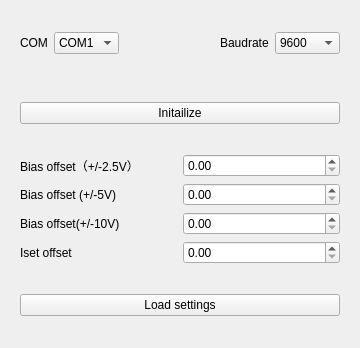
<?xml version="1.0" encoding="UTF-8"?>
<ui version="4.0">
 <class>Setting</class>
 <widget class="QWidget" name="Setting">
  <property name="windowModality">
   <enum>Qt::ApplicationModal</enum>
  </property>
  <property name="geometry">
   <rect>
    <x>0</x>
    <y>0</y>
    <width>360</width>
    <height>348</height>
   </rect>
  </property>
  <property name="sizePolicy">
   <sizepolicy hsizetype="Minimum" vsizetype="Minimum">
    <horstretch>0</horstretch>
    <verstretch>0</verstretch>
   </sizepolicy>
  </property>
  <property name="minimumSize">
   <size>
    <width>360</width>
    <height>220</height>
   </size>
  </property>
  <property name="windowTitle">
   <string>Setting</string>
  </property>
  <property name="windowIcon">
   <iconset resource="logo.qrc">
    <normaloff>:/menuIcon/settingiconblack.png</normaloff>:/menuIcon/settingiconblack.png</iconset>
  </property>
  <layout class="QGridLayout" name="gridLayout">
   <item row="4" column="0">
    <widget class="QWidget" name="widget_5" native="true">
     <layout class="QGridLayout" name="gridLayout_2">
      <property name="leftMargin">
       <number>0</number>
      </property>
      <property name="topMargin">
       <number>0</number>
      </property>
      <property name="rightMargin">
       <number>0</number>
      </property>
      <property name="bottomMargin">
       <number>0</number>
      </property>
      <property name="horizontalSpacing">
       <number>0</number>
      </property>
      <property name="verticalSpacing">
       <number>6</number>
      </property>
      <item row="3" column="0">
       <widget class="QWidget" name="widget_3" native="true">
        <layout class="QGridLayout" name="gridLayout_5">
         <property name="topMargin">
          <number>3</number>
         </property>
         <property name="bottomMargin">
          <number>3</number>
         </property>
         <item row="0" column="0">
          <widget class="QPushButton" name="pushButton_2">
           <property name="text">
            <string>Load settings</string>
           </property>
          </widget>
         </item>
        </layout>
       </widget>
      </item>
      <item row="0" column="0">
       <widget class="QWidget" name="widget" native="true">
        <layout class="QGridLayout" name="gridLayout_6">
         <property name="topMargin">
          <number>3</number>
         </property>
         <property name="bottomMargin">
          <number>3</number>
         </property>
         <item row="0" column="3">
          <widget class="QLabel" name="label_2">
           <property name="text">
            <string>Baudrate</string>
           </property>
           <property name="alignment">
            <set>Qt::AlignLeading|Qt::AlignLeft|Qt::AlignVCenter</set>
           </property>
           <property name="margin">
            <number>0</number>
           </property>
           <property name="indent">
            <number>0</number>
           </property>
          </widget>
         </item>
         <item row="0" column="4">
          <widget class="QComboBox" name="comboBox_2">
           <property name="sizePolicy">
            <sizepolicy hsizetype="Minimum" vsizetype="Fixed">
             <horstretch>0</horstretch>
             <verstretch>0</verstretch>
            </sizepolicy>
           </property>
           <item>
            <property name="text">
             <string>9600</string>
            </property>
           </item>
           <item>
            <property name="text">
             <string>38400</string>
            </property>
           </item>
          </widget>
         </item>
         <item row="0" column="0">
          <widget class="QLabel" name="label">
           <property name="text">
            <string>COM</string>
           </property>
           <property name="alignment">
            <set>Qt::AlignLeading|Qt::AlignLeft|Qt::AlignVCenter</set>
           </property>
           <property name="margin">
            <number>0</number>
           </property>
           <property name="indent">
            <number>0</number>
           </property>
          </widget>
         </item>
         <item row="0" column="1">
          <widget class="QComboBox" name="comboBox">
           <property name="sizePolicy">
            <sizepolicy hsizetype="Minimum" vsizetype="Fixed">
             <horstretch>0</horstretch>
             <verstretch>0</verstretch>
            </sizepolicy>
           </property>
           <item>
            <property name="text">
             <string>COM1</string>
            </property>
           </item>
           <item>
            <property name="text">
             <string>COM2</string>
            </property>
           </item>
           <item>
            <property name="text">
             <string>COM3</string>
            </property>
           </item>
           <item>
            <property name="text">
             <string>COM4</string>
            </property>
           </item>
           <item>
            <property name="text">
             <string>COM5</string>
            </property>
           </item>
          </widget>
         </item>
         <item row="0" column="2">
          <spacer name="horizontalSpacer">
           <property name="orientation">
            <enum>Qt::Horizontal</enum>
           </property>
           <property name="sizeHint" stdset="0">
            <size>
             <width>40</width>
             <height>20</height>
            </size>
           </property>
          </spacer>
         </item>
        </layout>
       </widget>
      </item>
      <item row="1" column="0">
       <widget class="QWidget" name="widget_4" native="true">
        <property name="minimumSize">
         <size>
          <width>0</width>
          <height>0</height>
         </size>
        </property>
        <layout class="QGridLayout" name="gridLayout_3">
         <property name="topMargin">
          <number>3</number>
         </property>
         <property name="bottomMargin">
          <number>3</number>
         </property>
         <item row="0" column="0">
          <widget class="QPushButton" name="pushButton">
           <property name="font">
            <font>
             <weight>50</weight>
             <bold>false</bold>
            </font>
           </property>
           <property name="text">
            <string>Initailize</string>
           </property>
          </widget>
         </item>
        </layout>
       </widget>
      </item>
      <item row="2" column="0">
       <widget class="QWidget" name="widget_6" native="true">
        <property name="sizePolicy">
         <sizepolicy hsizetype="Preferred" vsizetype="Preferred">
          <horstretch>0</horstretch>
          <verstretch>0</verstretch>
         </sizepolicy>
        </property>
        <layout class="QGridLayout" name="gridLayout_4">
         <property name="topMargin">
          <number>3</number>
         </property>
         <property name="bottomMargin">
          <number>3</number>
         </property>
         <item row="0" column="0">
          <widget class="QLabel" name="label_3">
           <property name="sizePolicy">
            <sizepolicy hsizetype="Preferred" vsizetype="Preferred">
             <horstretch>0</horstretch>
             <verstretch>0</verstretch>
            </sizepolicy>
           </property>
           <property name="minimumSize">
            <size>
             <width>132</width>
             <height>0</height>
            </size>
           </property>
           <property name="font">
            <font>
             <pointsize>9</pointsize>
            </font>
           </property>
           <property name="text">
            <string>Bias offset（+/-2.5V）</string>
           </property>
          </widget>
         </item>
         <item row="0" column="1">
          <widget class="QDoubleSpinBox" name="doubleSpinBox">
           <property name="sizePolicy">
            <sizepolicy hsizetype="Minimum" vsizetype="Fixed">
             <horstretch>0</horstretch>
             <verstretch>0</verstretch>
            </sizepolicy>
           </property>
           <property name="minimumSize">
            <size>
             <width>0</width>
             <height>0</height>
            </size>
           </property>
           <property name="font">
            <font>
             <pointsize>9</pointsize>
            </font>
           </property>
          </widget>
         </item>
         <item row="1" column="0">
          <widget class="QLabel" name="label_4">
           <property name="sizePolicy">
            <sizepolicy hsizetype="Preferred" vsizetype="Preferred">
             <horstretch>0</horstretch>
             <verstretch>0</verstretch>
            </sizepolicy>
           </property>
           <property name="minimumSize">
            <size>
             <width>132</width>
             <height>0</height>
            </size>
           </property>
           <property name="font">
            <font>
             <pointsize>9</pointsize>
            </font>
           </property>
           <property name="text">
            <string>Bias offset (+/-5V)</string>
           </property>
          </widget>
         </item>
         <item row="1" column="1">
          <widget class="QDoubleSpinBox" name="doubleSpinBox_2">
           <property name="sizePolicy">
            <sizepolicy hsizetype="Minimum" vsizetype="Fixed">
             <horstretch>0</horstretch>
             <verstretch>0</verstretch>
            </sizepolicy>
           </property>
           <property name="minimumSize">
            <size>
             <width>0</width>
             <height>0</height>
            </size>
           </property>
           <property name="font">
            <font>
             <pointsize>9</pointsize>
            </font>
           </property>
          </widget>
         </item>
         <item row="2" column="0">
          <widget class="QLabel" name="label_5">
           <property name="sizePolicy">
            <sizepolicy hsizetype="Preferred" vsizetype="Preferred">
             <horstretch>0</horstretch>
             <verstretch>0</verstretch>
            </sizepolicy>
           </property>
           <property name="minimumSize">
            <size>
             <width>132</width>
             <height>0</height>
            </size>
           </property>
           <property name="font">
            <font>
             <pointsize>9</pointsize>
            </font>
           </property>
           <property name="text">
            <string>Bias offset(+/-10V)</string>
           </property>
          </widget>
         </item>
         <item row="2" column="1">
          <widget class="QDoubleSpinBox" name="doubleSpinBox_3">
           <property name="sizePolicy">
            <sizepolicy hsizetype="Minimum" vsizetype="Fixed">
             <horstretch>0</horstretch>
             <verstretch>0</verstretch>
            </sizepolicy>
           </property>
           <property name="minimumSize">
            <size>
             <width>0</width>
             <height>0</height>
            </size>
           </property>
           <property name="font">
            <font>
             <pointsize>9</pointsize>
            </font>
           </property>
          </widget>
         </item>
         <item row="3" column="0">
          <widget class="QLabel" name="label_6">
           <property name="sizePolicy">
            <sizepolicy hsizetype="Preferred" vsizetype="Preferred">
             <horstretch>0</horstretch>
             <verstretch>0</verstretch>
            </sizepolicy>
           </property>
           <property name="minimumSize">
            <size>
             <width>132</width>
             <height>0</height>
            </size>
           </property>
           <property name="text">
            <string>Iset offset</string>
           </property>
          </widget>
         </item>
         <item row="3" column="1">
          <widget class="QDoubleSpinBox" name="doubleSpinBox_4">
           <property name="sizePolicy">
            <sizepolicy hsizetype="Minimum" vsizetype="Fixed">
             <horstretch>0</horstretch>
             <verstretch>0</verstretch>
            </sizepolicy>
           </property>
           <property name="minimumSize">
            <size>
             <width>0</width>
             <height>0</height>
            </size>
           </property>
           <property name="font">
            <font>
             <pointsize>9</pointsize>
            </font>
           </property>
           <property name="alignment">
            <set>Qt::AlignLeading|Qt::AlignLeft|Qt::AlignVCenter</set>
           </property>
          </widget>
         </item>
        </layout>
       </widget>
      </item>
     </layout>
    </widget>
   </item>
  </layout>
 </widget>
 <resources>
  <include location="logo.qrc"/>
 </resources>
 <connections/>
</ui>
